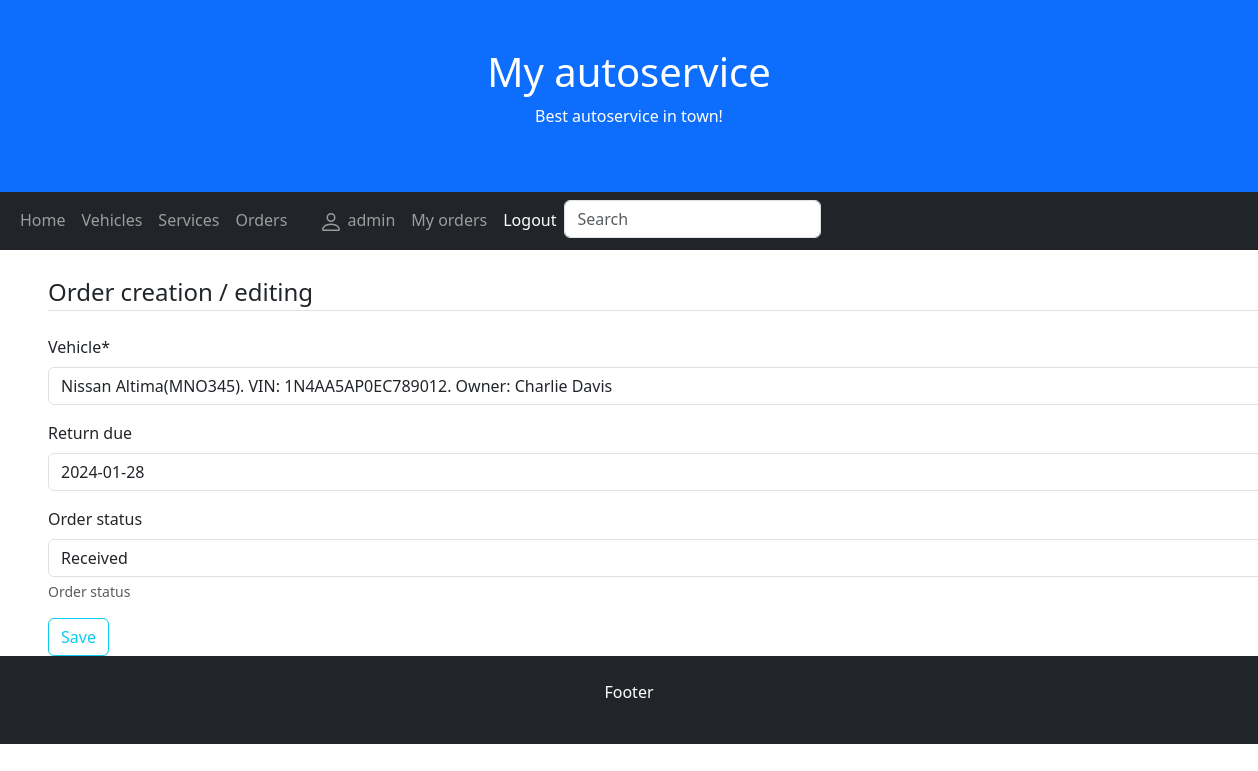
The page /autoservice/order/10/update (signed in) on the database its author committed.
### autoservice/models.py (models this page shows, shortened)
class Order(models.Model):
    date = models.DateField(verbose_name='Date', auto_now=True, null=True, blank=True)
    vehicle = models.ForeignKey(to='Vehicle', on_delete=models.CASCADE)
    total = models.FloatField(verbose_name='Total', null=True, blank=True)
    client = models.ForeignKey(User, on_delete=models.CASCADE, blank=True, null=True)
    return_due = models.DateField(verbose_name="Return due", null=True, blank=True)
    ORDER_STATUS = (
        ('r', 'Received'),
        ('c', 'Confirmed'),
        ('ip', 'In-progress'),
        ('co', 'Complete'),
    )
    order_status = models.CharField(max_length=2, choices=ORDER_STATUS, blank=True, default='r', help_text='Order status')
    class Meta:
        verbose_name = 'Order'
        verbose_name_plural = 'Orders'

### autoservice/views.py (the view, shortened to what this page needs)
# urls.py: path('order/<int:pk>/update', views.OrderByUserUpdateView.as_view(), name='order_update'),
class OrderByUserUpdateView(LoginRequiredMixin, UserPassesTestMixin, generic.UpdateView):
    model = Order
    template_name = 'new_user_order.html'
    fields = ['vehicle', 'return_due', 'order_status']
    success_url = '/autoservice/orders/'
    def test_func(self):
        return self.get_object().client == self.request.user

### autoservice/models.py (called while the page is built)
    def __str__(self):
        return f"{self.make} {self.model}"

    def __str__(self):
        return f"{self.model}({self.plate}). VIN: {self.vin}. Owner: {self.client}"

### autoservice/templates/new_user_order.html (shortened to what this page needs)
{% extends "base.html" %}
{% block "content" %}
<div class="content-section">
    <form method="POST">
    {% load crispy_forms_tags %}
        <legend class="border-bottom mb-4">Order creation / editing</legend>
        {{ form|crispy }}
        <div class="form-group">
            <button class="btn btn-outline-info" type="submit">Save</button>
        </div>
    </form>
</div>
{% endblock %}

### autoservice/templates/base.html (shortened to what this page needs)
<!DOCTYPE html>
<html lang="en">
<head>
    <link href="https://cdn.jsdelivr.net/npm/bootstrap@5.3.2/dist/css/bootstrap.min.css" rel="stylesheet">
</head>
<body>
<div class="p-5 bg-primary text-white text-center">
    <h1>My autoservice</h1>
    <p>Best autoservice in town!</p>
</div>
<nav class="navbar navbar-expand-sm bg-dark navbar-dark">
    <div class="container-fluid">
        {% block sidebar %}
        <ul class="navbar-nav">
            <li class="nav-item">
                <a class="nav-link" href="{% url 'index' %}">Home</a>
            </li>
            <li class="nav-item">
                <a class="nav-link" href="{% url 'vehicles' %}">Vehicles</a>
            </li>
            <li class="nav-item">
                <a class="nav-link" href="{% url 'services' %}">Services</a>
            </li>
            {% if user.is_authenticated %}
            <li class="nav-item">
                <a class="nav-link " href="{% url 'orders' %}">Orders</a>
            </li>
            <li class="nav-item"><a class="nav-link" href="#">
                <li class="nav-item"><a class="nav-link" href="{% url 'profile' %}">
                    {{ user.get_username }}</a></li>
                <li class="nav-item"><a class="nav-link" href="{% url 'my_orders' %}">My orders</a></li>
                <li class="nav-item">
                    <form method="post" action="{% url 'logout' %}">
                        <button class="nav-link active" type="submit">Logout</button>
                    </form>
                </li>
                {% else %}
                <li class="nav-item"><a class="nav-link" href="{% url 'login'%}?next={{request.path}}">Login</a></li>
                <li class="nav-item"><a class="nav-link" href="{% url 'register'%}">Register</a></li>
                {% endif %}
                <li>
                    <form action="{% url 'search' %}" method="get" class="form-inline my-2 my-md-0 mx-auto">
                        <input name="query" class="form-control" type="text" placeholder="Search">
                    </form>
                </li>
        </ul>
        {% endblock %}
    </div>
</nav>
<div class="col-sm-12 ms-5 mt-4 ">
    {% block "content" %}
    {% endblock %}
</div>
<div class="mt-auto p-4 bg-dark text-white text-center">
    <p>Footer</p>
</div>
</body>
</html>

### rows shown on the page
Order: vehicle "Nissan Altima(MNO345). VIN: 1N4AA5AP0EC789012. Owner: Charlie Davis", return_due "2024-01-28", order_status "Received"

### other values the page prints
{{ user.get_username }} "admin"
